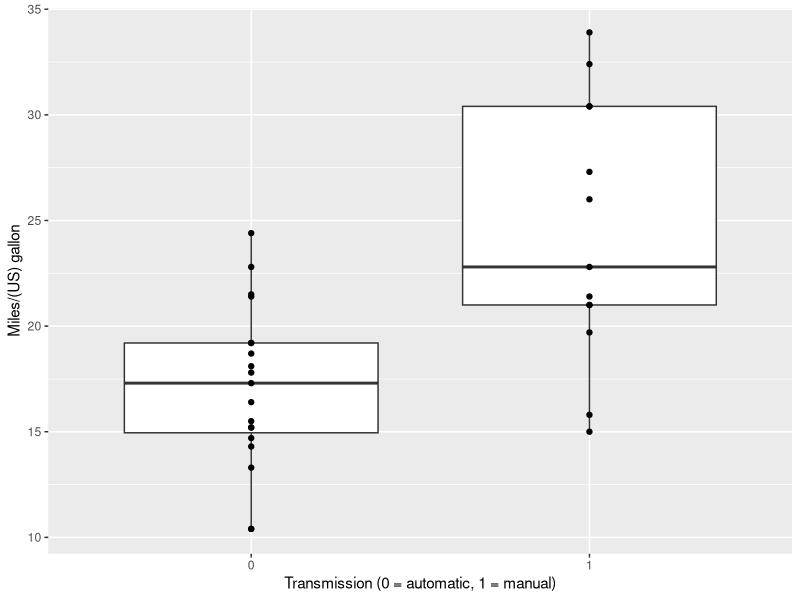
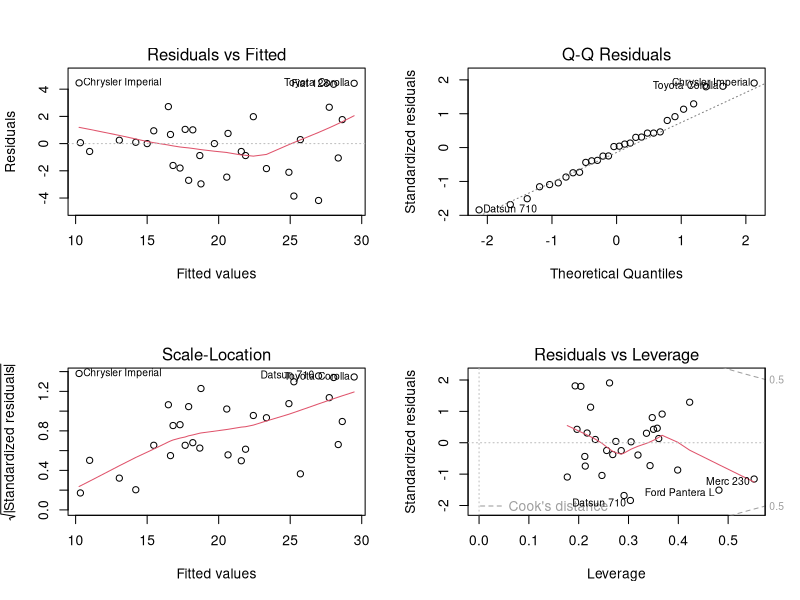

These figures' R source, in order:
# You work for Motor Trend, a magazine about the automobile industry. 
# Looking at a data set of a collection of cars, they are interested in 
# exploring the relationship between a set of variables and miles 
# per gallon (MPG) (outcome). They are particularly interested in 
# the following two questions:
#         
#               "Is an automatic or manual transmission better for MPG"
#               "Quantify the MPG difference between automatic and manual transmissions"


data("mtcars")
library(ggplot2)
library(dplyr)

auto_mpg <- mtcars %>% select(mpg, am) %>% mutate(am = as.factor(am))
ggplot(data = auto_mpg, aes(x = am, y = mpg)) +
        geom_boxplot() + geom_point() +
        xlab('Transmission (0 = automatic, 1 = manual)') + 
        ylab('Miles/(US) gallon')
# manual transmission has higher mean of miles per gallon

D <- mtcars %>% mutate(cyl = as.factor(cyl), vs = as.factor(vs), am = as.factor(am), gear = as.factor(gear), carb = as.factor(carb))
fit_All <- lm(mpg ~ ., data = D)
summary(fit_All)$coef[, 4]

# p-value less than 5% in the full model

which.max(summary(fit_All)$coef[, 4]) 
fitD <- D %>% select(-cyl); fitRm <- lm(mpg ~ ., data = fitD); summary(fitRm)$coef[, 4]

# Still no coefficients with a significant p-value after removing the cyl variable

which.max(summary(fitRm)$coef[, 4]) #the carb variable
# fitD <- fitD %>% select(-carb); fitRm <- lm(mpg ~ ., data = fitD)

summary(fitRm)$coef[, 4]; which.max(summary(fitRm)$coef[, 4]) #the gear variable
# fitD <- fitD %>% select(-gear); fitRm <- lm(mpg ~ ., data = fitD)

summary(fitRm)$coef[, 4]; which.max(summary(fitRm)$coef[, 4]) #the vs variable
fitD <- fitD %>% select(-vs); fitRm <- lm(mpg ~ ., data = fitD)

summary(fitRm)$coef[, 4]; which.max(summary(fitRm)$coef[, 4]) #the drat variable
fitD <- fitD %>% select(-drat); fitRm <- lm(mpg ~ ., data = fitD)

summary(fitRm)$coef[, 4]; which.max(summary(fitRm)$coef[, 4]) #the disp variable
fitD <- fitD %>% select(-disp); fitRm <- lm(mpg ~ ., data = fitD)

summary(fitRm)$coef[, 4]; which.max(summary(fitRm)$coef[, 4]) #the hp variable
fitD <- fitD %>% select(-hp); fitRm <- lm(mpg ~ ., data = fitD)

summary(fitRm)$coef[, 4]

# p-values less than 0.05. three coefficients, wt, qseq, and Transmission
summary(fitRm)

par(mfrow = c(2, 2))
plot(fitRm)


# The Conclusion:
# the manual one will have an average of 2.9358 higher miles/gallon than the automatic car
